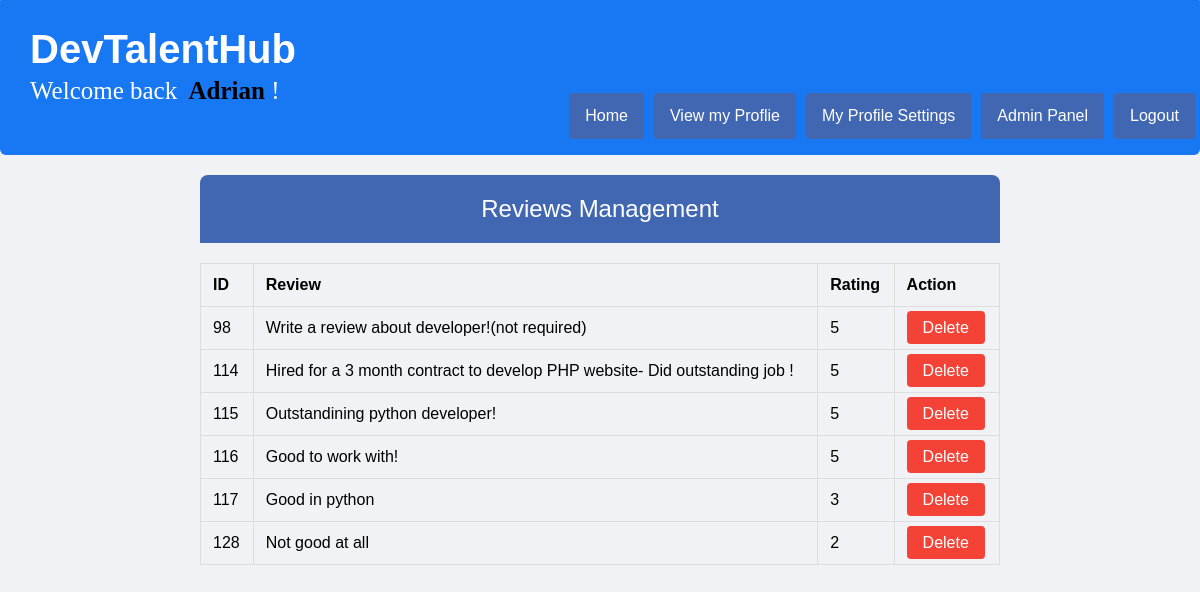
/manage_reviews.php (signed in), run on the app's committed database.
### tables this page shows
CREATE TABLE `ratings` (
  `id` int(11) NOT NULL,
  `rating` int(11) NOT NULL,
  `review` text NOT NULL,
  `createdBy` int(5) DEFAULT NULL,
  `portfolio_id` int(11) NOT NULL
);

### manage_reviews.php (the view, shortened to what this page needs)
<?php require_once('config.php'); ?>
<?php require_once(ROOT_PATH . '/includes/head_section.php'); ?>
<?php
$query = "SELECT * FROM ratings";
$results = mysqli_query($link, $query);
?>
<head>
</head>
<body>
    <?php include(ROOT_PATH . '/includes/navbar_logged_in.php'); ?>
    <div class="container">
        <div class="header">
            Reviews Management
        </div>
        <table class="review-table">
            <thead>
                <tr>
                    <th>ID</th>
                    <th>Review</th>
                    <th>Rating</th>
                    <th>Action</th>
                </tr>
            </thead>
            <tbody>
                <?php while ($row = mysqli_fetch_assoc($results)) {
                    if (!empty($row['review'])) { ?>
                        <tr>
                            <td><?php echo $row['id']; ?></td>
                            <td><?php echo $row['review']; ?></td>
                            <td><?php echo $row['rating']; ?></td>
                            <td>
                                <a href="manage_reviews.php?del=<?php echo $row['id']; ?>" class="delete-btn">Delete</a>
                            </td>
                        </tr>
                <?php }
                } ?>
            </tbody>
        </table>
    </div>
</body>
</html>

### static/public_styling.css (style rules this page uses)
html { height: 100%; box-sizing: border-box; }
body { position: relative; margin: 0; padding-bottom: 6rem; min-height: 100%; }
a { text-decoration: none; }

### manage_reviews.php (style rules this page uses)
body { font-family: Arial, sans-serif; background-color: #f0f2f5; margin: 0; padding: 0; }
.container { max-width: 800px; margin: 20px auto; }
.header { background-color: #4267B2; color: #fff; padding: 20px; text-align: center; font-size: 24px; border-radius: 8px 8px 0 0; }
.review-table { width: 100%; border-collapse: collapse; margin-top: 20px; }
.review-table th, .review-table td { border: 1px solid #ddd; padding: 12px; text-align: left; }
.delete-btn { padding: 8px 16px; background-color: #f44336; color: #fff; border: none; border-radius: 4px; cursor: pointer; transition: background-color 0.3s; }

### data on the page
ratings: id "98", review "Write a review about developer!(not required)", rating "5"
ratings: id "114", review "Hired for a 3 month contract to develop PHP website- Did outstanding job !", rating "5"
ratings: id "115", review "Outstandining python developer!", rating "5"
ratings: id "116", review "Good to work with!", rating "5"
ratings: id "117", review "Good in python", rating "3"
ratings: id "128", review "Not good at all", rating "2"

### other printed values
$_SESSION['username'] "Adrian"
